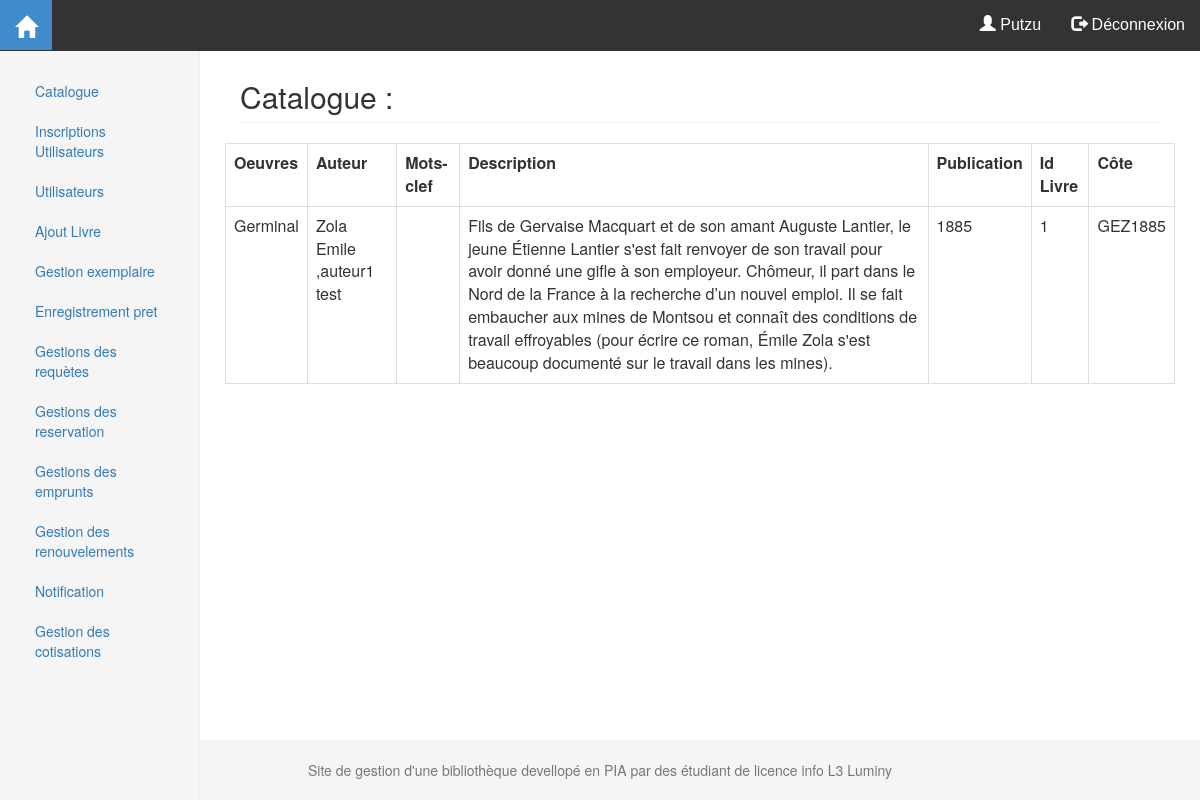
/admin/portail_admin.php?page=catalogue (signed in), run on the app's committed database.
### tables this page shows
Create table Oeuvre (
	IdLivre integer
	PRIMARY KEY
	AUTO_INCREMENT,
	Titre varchar(100)
	NOT NULL,
	Cote varchar(100),
	Publication integer,
	Description TEXT
);

### fonctions/user.php (called while the page is built, shortened)
<?php
include 'config_bdd.php';
function Catalogue($where, $whereMC)
{
    global $bdd;
    $req = "SELECT DISTINCT IdLivre,Titre,Cote,Publication,Auteurs, MotClefs, Description FROM(
SELECT IdLivre,Titre,Cote,Publication,Auteurs,group_concat(MotClef.Nom, ' ') AS MotClefs,Description
FROM (SELECT Oeuvre.IdLivre,
Oeuvre.Titre,
Oeuvre.Cote,
Oeuvre.Publication,
group_concat(Auteur.Nom, ' ' , Auteur.Prenom , ' ') AS Auteurs,
Oeuvre.Description
FROM Oeuvre
LEFT JOIN Ecrit ON Oeuvre.IdLivre = Ecrit.FkLivre
LEFT JOIN Auteur ON Ecrit.FkAuteur = Auteur.IdAuteur
" . $where . "
GROUP BY Oeuvre.IdLivre) AS TMP
LEFT JOIN Definition ON TMP.IdLivre = Definition.FkLivre
LEFT JOIN MotClef ON Definition.FkMotClef = MotClef.IdMotClef
" . $whereMC . "
GROUP BY TMP.IdLivre) as T, Exemplaire
Where FkLivre=IdLivre";
    $result = $bdd->prepare($req);
    $result->execute();
    $data = $result->fetchAll();
    return $data;
}

### admin/catalogue.inc.php (the view)
<div class="col-sm-9 col-sm-offset-3 col-md-10 col-md-offset-2 main">
    <h2 class="page-header">Catalogue :</h2>
    <div class="row">
        <table class="table table-bordered">
            <tr>
                <th>Oeuvres</th>
                <th>Auteur</th>
                <th>Mots-clef</th>
                <th>Description</th>
                <th>Publication</th>
                <th>Id Livre</th>
                <th>Côte</th>
            </tr>
            <?php
            $catalogues = Catalogue(' ',' ');
            foreach ($catalogues as $catalogue) {
                echo '<tr>
                    <td>' . $catalogue['Titre'] . '</td>
                    <td>' . $catalogue['Auteurs'] . '</td>
                    <td>' . $catalogue['MotClefs'] . '</td>
                    <td>' . $catalogue['Description'] . '</td>
                    <td>' . $catalogue['Publication'] . '</td>
                    <td>' . $catalogue['IdLivre'] . '</td>
                    <td>' . $catalogue['Cote'] . '</td>
                 </tr>';
            }?>
        </table>
    </div>
</div>

### css/style.css (style rules this page uses)
html { position: relative; min-height: 100%; }
body { margin-bottom: 60px; }
.main { padding: 40px; }

### data on the page
oeuvre: Titre "Germinal", Auteurs "Zola Emile ,auteur1 test", Description "Fils de Gervaise Macquart et de son amant Auguste Lantier, le jeune Étienne Lantier s'est fait renvoyer de son travail pour avoir donné une gifle à son employeur. Chômeur, il part dans le Nord de la France à la recherche d’un nouvel emploi. Il se fait embaucher aux mines de Montsou et connaît des conditions de travail effroyables (pour écrire ce roman, Émile Zola s'est beaucoup documenté sur le travail dans les mines).", Publication "1885", IdLivre "1", Cote "GEZ1885"

### other printed values
$_SESSION['Nom'] "Putzu"
$info['title'] "Catalogue"
$info['title'] "Inscriptions Utilisateurs"
$info['title'] "Utilisateurs"
$info['title'] "Ajout Livre"
$info['title'] "Gestion exemplaire"
$info['title'] "Enregistrement pret"
$info['title'] "Gestions des requètes"
$info['title'] "Gestions des reservation"
$info['title'] "Gestions des emprunts"
$info['title'] "Gestion des renouvelements"
$info['title'] "Notification"
$info['title'] "Gestion des cotisations"
